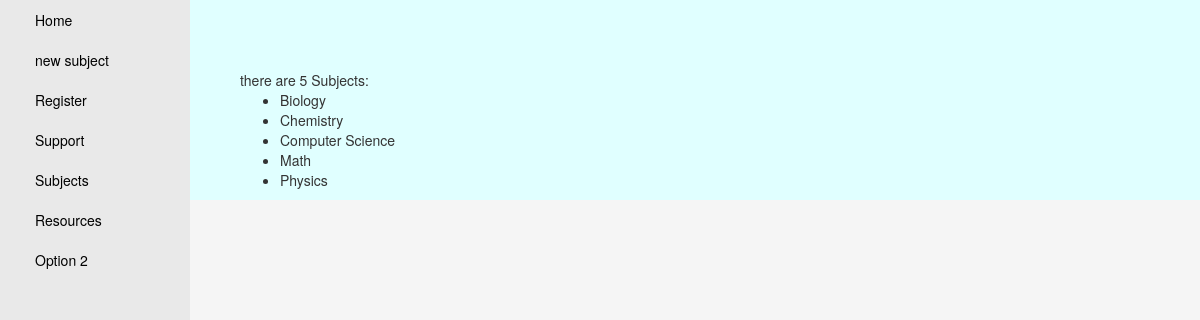
Before: /tracker/chose/ with the older database file.
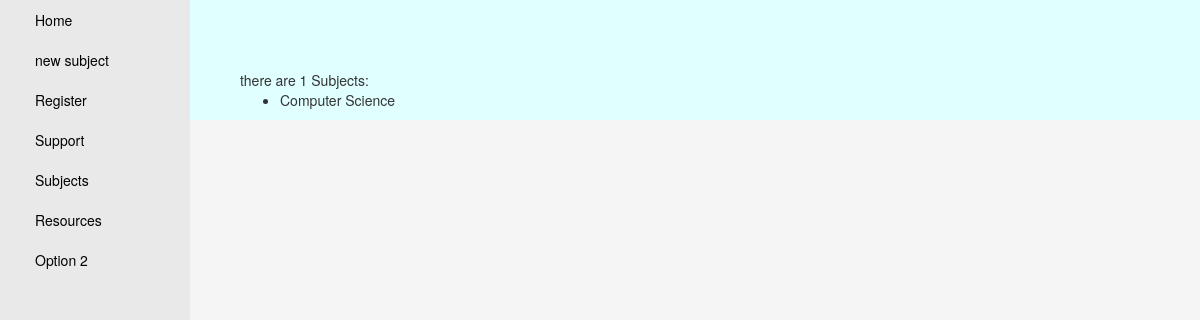
After: the same page with the newer database file.
### tracker/models.py (models this page shows, shortened)
class Subject(models.Model):
    id = models.IntegerField(primary_key=True,help_text="Unique ID for this paticular subject in the app")
    subject_name = models.CharField(max_length=20,help_text="Name of the subject to track")
    subject_group = models.CharField(max_length=20,help_text="Group for the subject")
    class Meta:
        ordering =["subject_name"]

### tracker/views.py (the view)
def subject_display (request):
    num_subject = Subject.objects.all().count()
    num_topic= Topic.objects.all().count()
    num_subtopic =Subtopic.objects.all().count()
    name_subject= Subject.objects.all()
    subject_name= name_subject[0].id
    all_topics= Topic.objects.all()
    return render(
        request,
        'subjects_display.html',
        context={'num_topics': num_topic,'num_subject':num_subject,'num_subtopics':num_subtopic,
                 'name_subject':subject_name,'topics':all_topics,'subject':name_subject},
    )

### tracker/templates/subjects_display.html (shortened to what this page needs)
{% extends "base_generic.html" %}
{% block content %}
{% if subject %}
    there are {{ subject|length }} Subjects:<br/>
    <ul>
    {% for aSubject in subject %}
    <li> {{ aSubject.subject_name }}</li>
    {% endfor %}
    </ul>
{% else %}
    There are no records in the system
{% endif %}
{% endblock %}

Changed rows visible on the page:
removed Subject: subject_name "Biology"
removed Subject: subject_name "Chemistry"
removed Subject: subject_name "Math"
removed Subject: subject_name "Physics"
Other visible differences:
{{ subject|length }}: "5" → "1"
